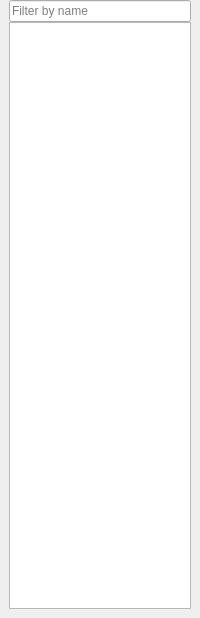
<?xml version="1.0" encoding="UTF-8"?>
<ui version="4.0">
 <class>DbTree</class>
 <widget class="QDockWidget" name="DbTree">
  <property name="geometry">
   <rect>
    <x>0</x>
    <y>0</y>
    <width>200</width>
    <height>618</height>
   </rect>
  </property>
  <property name="floating">
   <bool>false</bool>
  </property>
  <property name="features">
   <set>QDockWidget::AllDockWidgetFeatures</set>
  </property>
  <property name="allowedAreas">
   <set>Qt::LeftDockWidgetArea|Qt::RightDockWidgetArea</set>
  </property>
  <property name="windowTitle">
   <string>Databases</string>
  </property>
  <widget class="QWidget" name="dockWidgetContents">
   <layout class="QGridLayout" name="gridLayout">
    <property name="topMargin">
     <number>0</number>
    </property>
    <property name="verticalSpacing">
     <number>0</number>
    </property>
    <item row="1" column="0">
     <widget class="DbTreeView" name="treeView">
      <property name="sizePolicy">
       <sizepolicy hsizetype="Ignored" vsizetype="Expanding">
        <horstretch>0</horstretch>
        <verstretch>0</verstretch>
       </sizepolicy>
      </property>
      <property name="acceptDrops">
       <bool>true</bool>
      </property>
      <property name="dragEnabled">
       <bool>true</bool>
      </property>
      <property name="dragDropMode">
       <enum>QAbstractItemView::InternalMove</enum>
      </property>
      <property name="defaultDropAction">
       <enum>Qt::CopyAction</enum>
      </property>
     </widget>
    </item>
    <item row="0" column="0">
     <widget class="QWidget" name="top" native="true">
      <layout class="QHBoxLayout" name="horizontalLayout">
       <property name="leftMargin">
        <number>0</number>
       </property>
       <property name="topMargin">
        <number>0</number>
       </property>
       <property name="rightMargin">
        <number>0</number>
       </property>
       <property name="bottomMargin">
        <number>0</number>
       </property>
       <item>
        <widget class="QLineEdit" name="nameFilter">
         <property name="placeholderText">
          <string>Filter by name</string>
         </property>
        </widget>
       </item>
      </layout>
     </widget>
    </item>
   </layout>
  </widget>
 </widget>
 <customwidgets>
  <customwidget>
   <class>DbTreeView</class>
   <extends>QTreeView</extends>
   <header>dbtree/dbtreeview.h</header>
  </customwidget>
 </customwidgets>
 <tabstops>
  <tabstop>nameFilter</tabstop>
  <tabstop>treeView</tabstop>
 </tabstops>
 <resources/>
 <connections/>
</ui>
